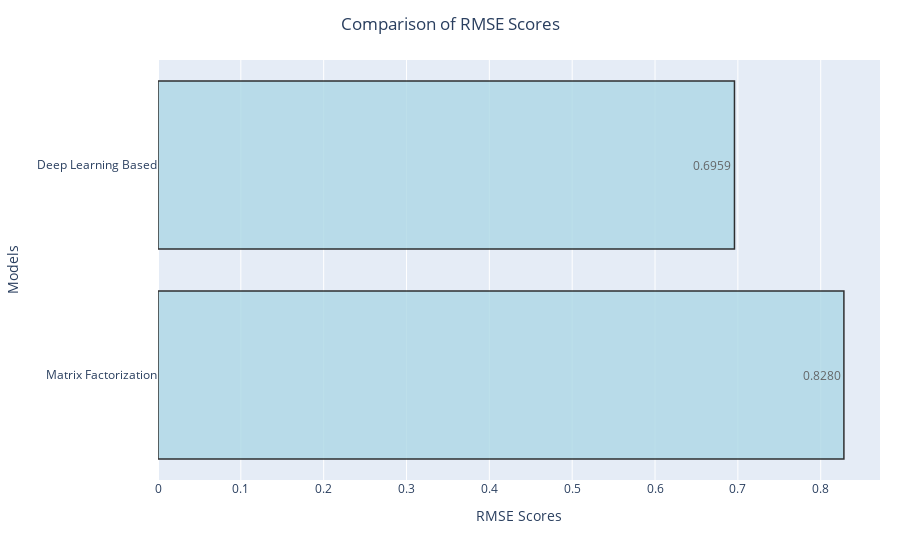

The code cell stored with this chart in its notebook:
### Code cell
import plotly.graph_objects as go

# Model names and corresponding RMSE scores
model_names = ["Matrix Factorization", "Deep Learning Based"]
rmse_scores = [0.8280, 0.6959]

# Sorting the models based on RMSE scores
sorted_data = sorted(zip(rmse_scores, model_names))
rmse_scores, model_names = zip(*sorted_data)

# Creating a bar chart with Plotly and rotating it
fig = go.Figure()

fig.add_trace(go.Bar(
    y=model_names,  # Switching x and y to rotate the plot
    x=rmse_scores,
    marker_color='lightblue',  # Different color for each bar
    orientation='h',  # Setting the orientation to horizontal
    text=rmse_scores,  # Displaying the RMSE scores on the bars
    textposition='inside',  # Positioning the text inside the bars
    texttemplate='%{text:.4f}',  # Formatting the text to display 4 decimal places
))

fig.update_layout(
    yaxis=dict(title='Models', autorange="reversed"),  # Switching xaxis and yaxis labels, reversing the order of y-axis
    xaxis=dict(title='RMSE Scores'),
    title=dict(text='Comparison of RMSE Scores', x=0.5),  # Centering the title
    barmode='group',
    margin=dict(l=100, r=20, t=60, b=80),  # Adjusting margins for better layout
    showlegend=False,  # Removing legend as it's not needed in this case
)

fig.update_traces(marker_line_color='black', marker_line_width=1.5, opacity=0.8)  # Adding border to bars

fig.show()

### Figure 1 — Plotly figure (JSON) as saved in the notebook; plotly's stock layout.template omitted (floating-point values rounded to 4 significant figures)
{"data": [{"marker": {"color": "lightblue", "line": {"color": "black", "width": 1.5}}, "opacity": 0.8, "orientation": "h", "text": ["0.6959", "0.828"], "textposition": "inside", "texttemplate": "%{text:.4f}", "type": "bar", "x": [0.6959, 0.828], "y": ["Deep Learning Based", "Matrix Factorization"]}], "layout": {"barmode": "group", "margin": {"b": 80, "l": 100, "r": 20, "t": 60}, "showlegend": false, "title": {"text": "Comparison of RMSE Scores", "x": 0.5}, "xaxis": {"title": {"text": "RMSE Scores"}}, "yaxis": {"autorange": "reversed", "title": {"text": "Models"}}}}
